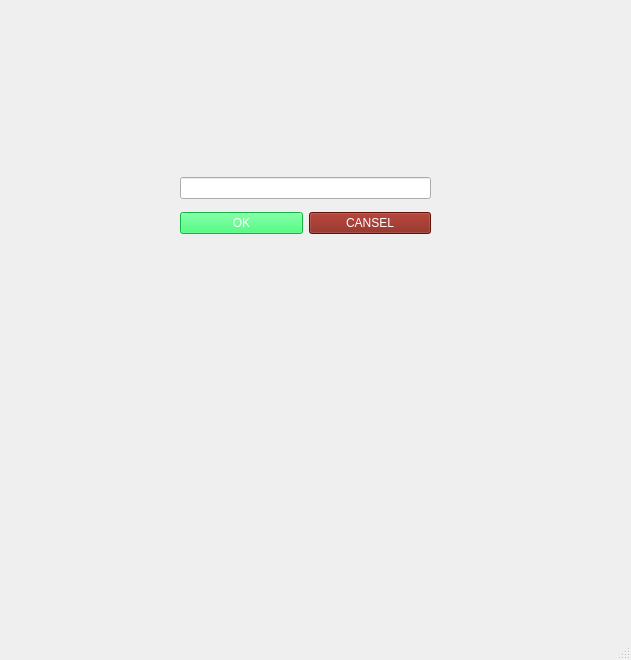
<?xml version="1.0" encoding="UTF-8"?>
<ui version="4.0">
 <class>MainWindow</class>
 <widget class="QMainWindow" name="MainWindow">
  <property name="geometry">
   <rect>
    <x>0</x>
    <y>0</y>
    <width>631</width>
    <height>660</height>
   </rect>
  </property>
  <property name="windowTitle">
   <string>MainWindow</string>
  </property>
  <widget class="QWidget" name="centralwidget">
   <widget class="QWidget" name="verticalLayoutWidget">
    <property name="geometry">
     <rect>
      <x>180</x>
      <y>170</y>
      <width>251</width>
      <height>71</height>
     </rect>
    </property>
    <layout class="QVBoxLayout" name="verticalLayout">
     <item>
      <widget class="QLineEdit" name="lineEdit"/>
     </item>
     <item>
      <layout class="QHBoxLayout" name="horizontalLayout">
       <item>
        <widget class="QPushButton" name="pushButton">
         <property name="styleSheet">
          <string notr="true">background-color: rgb(24, 251, 91); color: white</string>
         </property>
         <property name="text">
          <string>OK</string>
         </property>
        </widget>
       </item>
       <item>
        <widget class="QPushButton" name="pushButton_2">
         <property name="styleSheet">
          <string notr="true">background-color: rgb(130, 25, 14); color: white</string>
         </property>
         <property name="text">
          <string>CANSEL</string>
         </property>
        </widget>
       </item>
      </layout>
     </item>
    </layout>
   </widget>
  </widget>
  <widget class="QMenuBar" name="menubar">
   <property name="geometry">
    <rect>
     <x>0</x>
     <y>0</y>
     <width>631</width>
     <height>22</height>
    </rect>
   </property>
  </widget>
  <widget class="QStatusBar" name="statusbar"/>
 </widget>
 <resources/>
 <connections/>
</ui>
